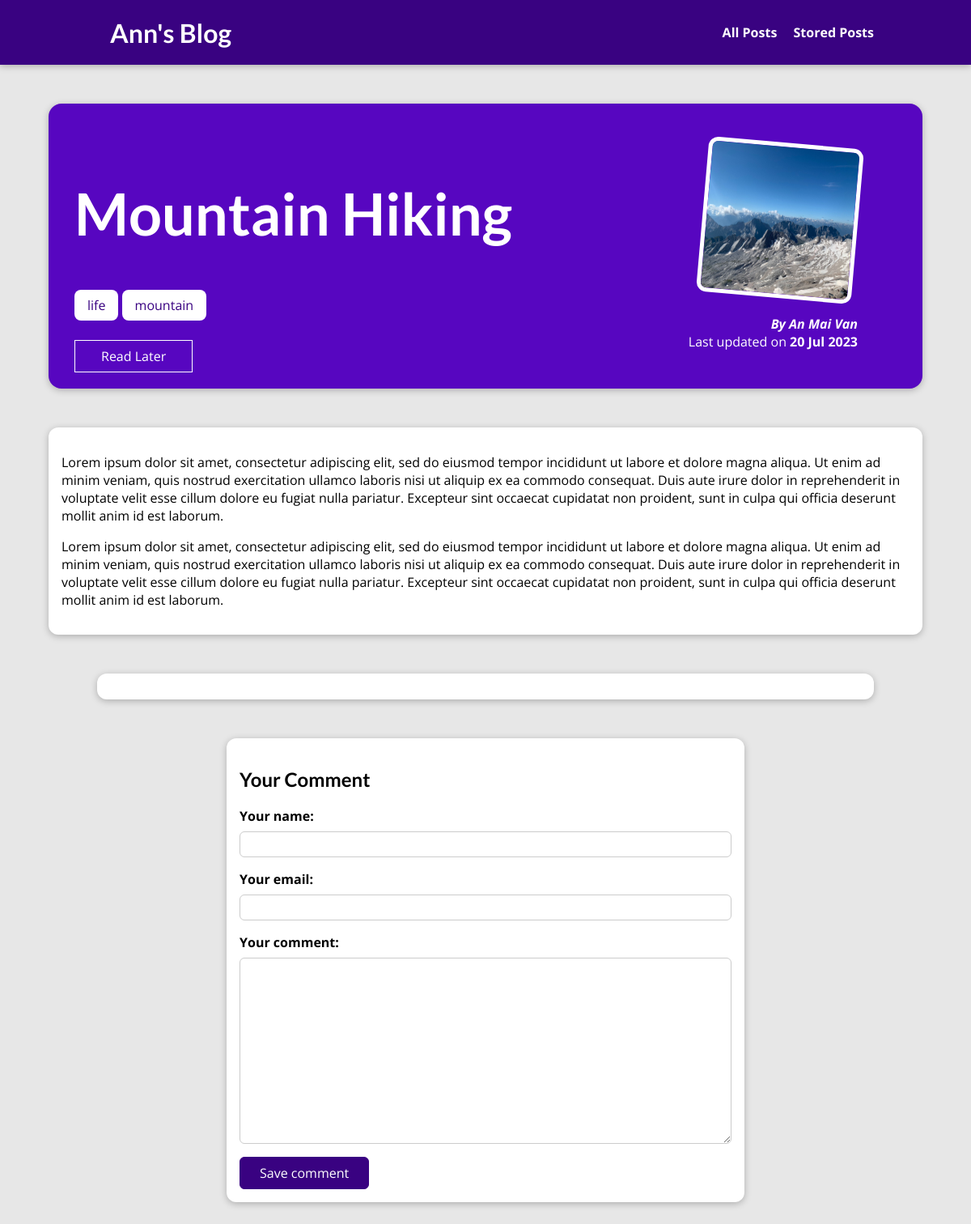
Page /post/mountain-hiking on the committed database.
### blog/models.py (models this page shows, shortened)
class Post(models.Model):
    title = models.CharField(max_length=150)
    excerpt = models.CharField(max_length=200)
    image = models.ImageField(upload_to="posts", null=True)
    date = models.DateField(auto_now=True)
    slug = models.SlugField(unique=True, db_index=True)
    content = models.TextField(validators=[MinLengthValidator(20)])
    author = models.ForeignKey(Author, on_delete=models.SET_NULL, null=True, related_name='posts')
    tags = models.ManyToManyField(Tag)

class Tag(models.Model):
    caption = models.CharField(max_length=20)
    def __str__(self):
        return self.caption

class Author(models.Model):
    first_name = models.CharField(max_length=100)
    last_name = models.CharField(max_length=100)
    email_address = models.EmailField()
    def full_name(self):
        return f"{self.first_name} {self.last_name}"
    def __str__(self):
        return self.full_name()

### blog/views.py (the view, shortened to what this page needs)
# urls.py: path('post/<slug:slug>', views.SinglePostView.as_view(), name="post-detail-page"),
class SinglePostView(View):
    def check_post_save(self, request, post_id):
        stored_posts = request.session.get("stored_posts")
        if stored_posts is not None:
            is_saved_for_later = post_id in stored_posts
        else:
            is_saved_for_later = False
        return is_saved_for_later
    def get(self, request, slug):
        post = get_object_or_404(Post, slug=slug)
        context = {
            "post": post,
            "post_tags": post.tags.all(),
            "form": CommentForm(),
            "comments": post.comments.all().order_by("-id"),
            "save_for_later": self.check_post_save(request, post.id)
        }
        return render(request, "blog/post-detail.html", context)

### blog/forms.py
class CommentForm(forms.ModelForm):
    class Meta:
        model = Comment
        exclude = ["post"]
        labels = {
            "user_name": "Your name",
            "user_email": "Your email",
            "text": "Your comment"
        }

### blog/templates/blog/post-detail.html (shortened to what this page needs)
{% extends "base.html" %}
{% load static %}
{% block css_files %}
    <link rel="stylesheet" href="{% static 'blog/post-detail.css' %}">
{% endblock %}
{% block content %}
    <section id="summary">
        <h2>{{ post.title }}</h2>
        <div>
            {% for tag in post_tags %}
                <span class="tag">{{ tag }}</span>
            {% endfor %}
        </div>
        <div id="read-later">
            <form action="{%  url "read-later" %}" method="POST">
                {% if save_for_later %}
                    <button>Remove from Read Later</button>
                {% else %}
                    <button>Read Later</button>
                {% endif %}
            </form>
        </div>
        <article>
            <img src="{{ post.image.url }}" alt="{{ post.title }}"/>
            <address>By <a href="mailto:{{ post.author.email_address }}">{{ post.author }}</a></address>
            <div>
                Last updated on
                <time>{{ post.date|date:"d M Y" }}</time>
            </div>
        </article>
    </section>
    <main>
        <p>
            {{ post.content|linebreaks }}
        </p>
    </main>
    <section id="comments">
    </section>
    <section id="comment-form">
        <h2> Your Comment </h2>
        <form action="{% url 'post-detail-page' post.slug %}" method="POST">
            {% for field in form %}
                <div class="form-control {% if field.errors %}invalid{% endif %}">
                    {{ field.label_tag }}
                    {{ field }}
                </div>
            {% endfor %}
            <button> Save comment </button>
        </form>
    </section>
{% endblock %}

### static/app.css (style rules this page uses)
* { box-sizing: border-box; }
html { font-family: 'Open Sans', 'Lato', sans-serif; }
body { margin: 0; }
h1, h2, h3 { font-family: 'Lato', sans-serif; font-weight: bold; }

### blog/static/blog/post-detail.css (style rules this page uses)
body { background-color: #e7e7e7; }
#summary { margin: 8rem auto 3rem auto; padding: 2rem; width: 90%; max-width: 90rem; border-radius: 16px; background-color: #5706c0; position: relative; box-shadow: 0 2px 8px rgba(0, 0, 0, 0.25); height: 22rem; }
#summary h2 { color: white; font-size: 4.5rem; }
#summary article { position: absolute; top: 2rem; right: 3rem; padding: 1rem 2rem; border-radius: 12px; text-align: right; color: white; }
#summary article img { width: 12rem; height: 12rem; border-radius: 12px; transform: rotateZ(5deg); border: 5px solid white; margin-bottom: 1rem; }
#summary address { font-weight: bold; }
#summary time { font-weight: bold; }
#summary a { color: white; text-decoration: none; }
main { width: 90%; max-width: 90rem; margin: 3rem auto; background-color: white; padding: 1rem; border-radius: 12px; box-shadow: 0 2px 8px rgba(0, 0, 0, 0.25); }
.tag { background-color: white; color: #390281; padding: 0.5rem 1rem; border-radius: 8px; }
#comment-form { margin: 3rem auto; width: 90%; max-width: 40rem; border-radius: 12px; background-color: white; box-shadow: 0 2px 8px rgba(0, 0, 0, 0.25); padding: 1rem; }
#comment-form button { font: inherit; background-color: #390281; color: white; border: 1px solid #390281; padding: 0.5rem 1.5rem; border-radius: 6px; cursor: pointer; }
.form-control { margin-bottom: 1rem; }
.form-control label { font-weight: bold; margin-bottom: 0.5rem; display: block; }
.form-control input, .form-control textarea { display: block; width: 100%; font: inherit; padding: 0.25rem; border-radius: 6px; border: 1px solid #ccc; }
#comments { margin: 3rem auto; width: 90%; max-width: 60rem; border-radius: 12px; background-color: white; box-shadow: 0 2px 8px rgba(0, 0, 0, 0.25); padding: 1rem 2rem; }
#read-later { margin: 2rem 0; }
#read-later button { background-color: transparent; border: 1px solid white; padding: 0.5rem 2rem; font: inherit; color: white; cursor: pointer; }

### rows in the picture
Post: title "Mountain Hiking", image (picture), author "An Mai Van", date "20 Jul 2023", content "Lorem ipsum dolor sit amet, consectetur adipiscing elit, sed do eiusmod tempor incididunt ut labore et dolore magna aliqua. Ut enim ad minim veniam, quis nostrud exercitation ullamco laboris nisi ut aliquip ex ea commodo consequat. Duis aute irure dolor in reprehenderit in voluptate velit esse cillum dolore eu fugiat nulla pariatur. Excepteur sint occaecat cupidatat non proident, sunt in culpa qui officia deserunt mollit anim id est laborum. Lorem ipsum dolor sit amet, consectetur adipiscing elit, sed do eiusmod tempor incididunt ut labore et dolore magna aliqua. Ut enim ad minim veniam, quis nostrud exercitation ullamco laboris nisi ut aliquip ex ea commodo consequat. Duis aute irure dolor…"
Tag: caption "life"
Tag: caption "mountain"

### other values in the picture
{{ field.label_tag }} "Your name:" "Your email:" "Your comment:"
